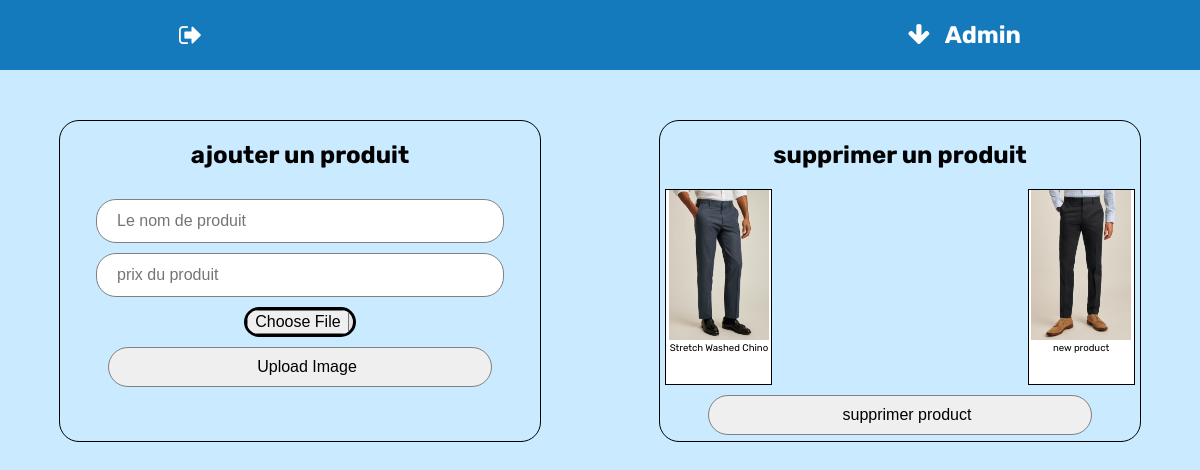
The page /admin/gestionnaire_des_pages/gérer_les_produits.php (signed in) on the database its author committed.
### tables this page shows
CREATE TABLE `all_products` (
  `id` int(11) NOT NULL,
  `nom` varchar(250) NOT NULL,
  `price` int(11) NOT NULL,
  `add_to_cart` varchar(10) NOT NULL,
  `link` varchar(500) NOT NULL,
  `image` varchar(500) NOT NULL
);

### admin/gestionnaire_des_pages/gérer_les_produits.php (the view, shortened to what this page needs)
<?php
require "../../src/cnx/index.php";
$cnx = new PDO("mysql:host=$host;dbname=$dbname", $username, $password);
$req_get_products = "SELECT image, price, nom, link, id FROM all_products";
$get_products = $cnx->query($req_get_products);
?>
<!DOCTYPE html>
<html lang="en">
<head>
    <link rel="stylesheet" href="../style.css">
    <link rel="stylesheet" href="../mobile.css">
    <link rel="stylesheet" href="https://cdnjs.cloudflare.com/ajax/libs/font-awesome/4.7.0/css/font-awesome.min.css">
</head>
<body>
    <div class="container">
        <div class="prducts_edit">
            <h2>ajouter un produit</h2>
            <form method="post" enctype="multipart/form-data">
                <input type="text" placeholder="Le nom de produit" name="product_name">
                <input type="number" placeholder="prix du produit" name="product_price">
                <input class="file_data" type="file" name="produit_image" accept="image/*" required>
                <input type="submit" class="btn_send" name="add_produit" value="Upload Image">
            </form>
        </div>
        <div class="prducts_edit">
            <h2>supprimer un produit</h2>
            <div class="all_product">
                <?php
                foreach ($get_products as $produit) {
                    $image_produit = $produit['image'];
                    $name_produit = $produit['nom'];
                    $id = $produit['id'];
                    echo "
                    <div class='infopro select_product_remove' id='$id'>
                        <img src='../../$image_produit' alt='$name_produit'>
                        <div class='product-name'>$name_produit</div>
                    </div>
                    ";
                }
                ?>
            </div>
            <form method="post" enctype="multipart/form-data">
                <input name="btn_delete" type="submit" class="btn_delete" value="supprimer product">
            </form>
        </div>
    </div>
</body>
</html>

### admin/style.css (style rules this page uses)
body { margin: auto; font-family: Rubik; background-color: #C9EAFF; }
header { background-color: #147ABC; width: 100%; height: 70px; display: flex; align-items: center; justify-content: space-around; }
header .user_name { color: white; cursor: default; }
header .fa-arrow-down { position: relative; left: -10px; cursor: pointer; }
header .fa-sign-out { color: white; cursor: default; font-size: 25px; }
a { text-decoration: none; }

### admin/gestionnaire_des_pages/gérer_les_produits.php (style rules this page uses)
.prducts_edit { width: 40%; height: 20rem; border: 1px solid black; border-radius: 20px; text-align: center; margin: auto; cursor: default; margin-top: 30px; }
.btn_delete { cursor: pointer; }
.container { display: flex; justify-content: space-around; flex-wrap: wrap; align-items: center; margin-top: 20px; }
.prducts_edit form input { width: 80%; height: 40px; border-radius: 20px; border: 1px solid gray; margin-top: 10px; font-size: 16px; padding-left: 20px; }
.prducts_edit form .file_data { background-color: #E5E5E5; width: 22%; height: 24px; border: 3px solid black; cursor: pointer; padding-left: 0px; }
.prducts_edit form .btn_send { cursor: pointer; }
.all_product { width: 99%; height: 196px; display: flex; justify-content: space-between; overflow-x: auto; margin: auto; }
.all_product .infopro { position: relative; border: 1px solid black; background-color: white; margin-left: 3px; margin-right: 3px; font-size: 0.6rem; width: 105px; }
.all_product img { width: 100px; }

### rows shown on the page
all_products: image (picture), nom "Stretch Washed Chino"
all_products: image (picture), nom "new product"
